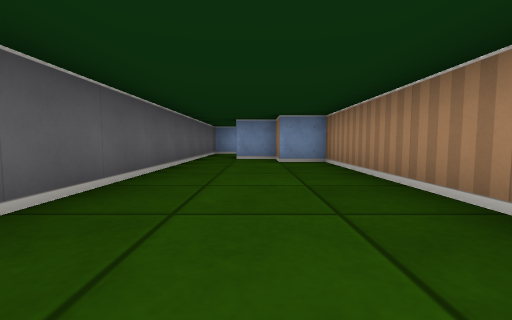
View 1 (above)

21 first-person views from a walk through a cub3D level. The camera is about half as high as the walls, tilts 4° down and sees 90° across. The floor is counted in squares. Each view is taken from the middle of a square. On the plan, view 1 faces up. The plan holds only what a view shows up to about 9 squares ahead; the rest is blank.

View 2
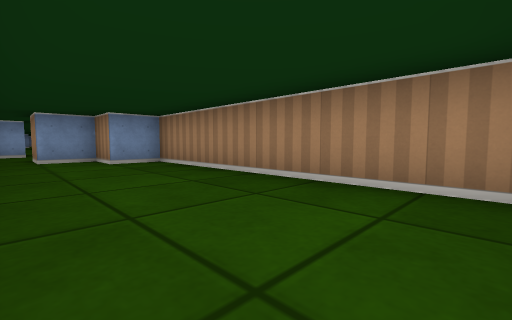

View 3
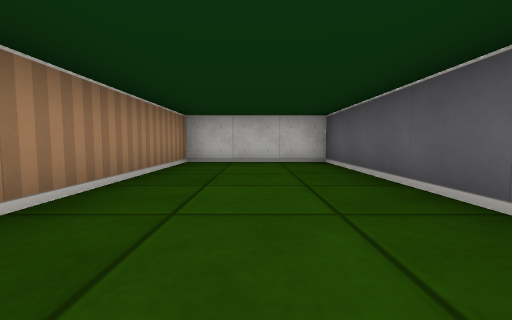

View 4
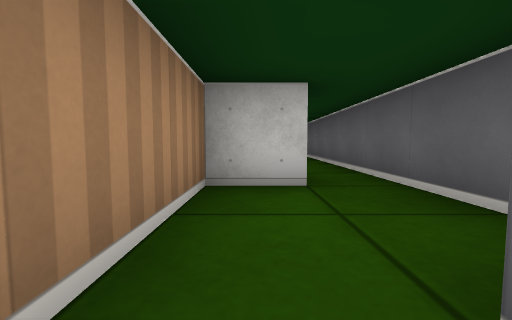

View 5
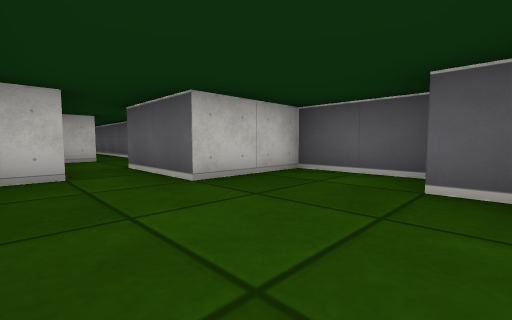

View 6
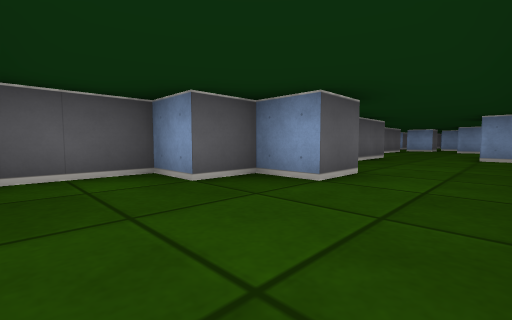

View 7
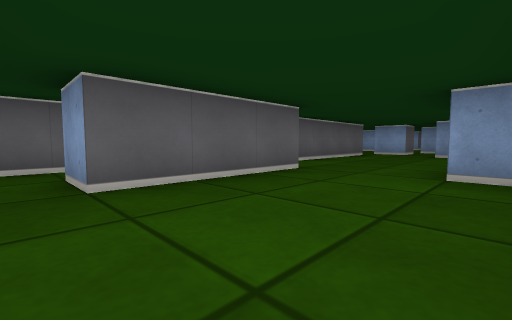

View 8
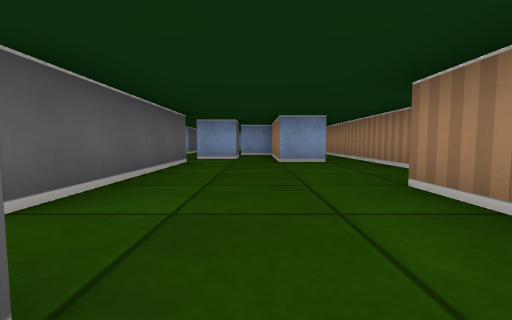

View 9
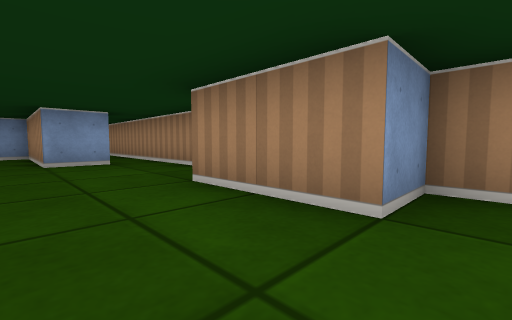

View 10
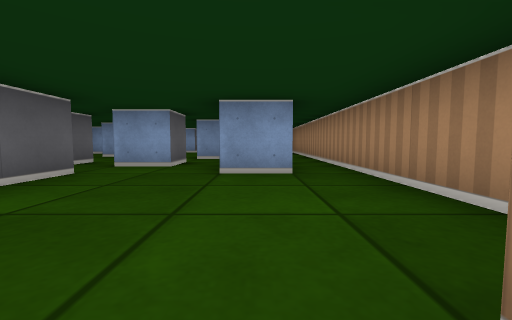

View 11
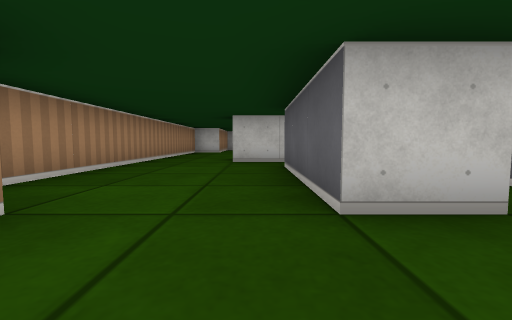

View 12
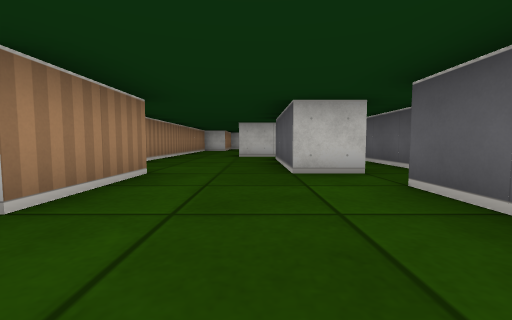

View 13
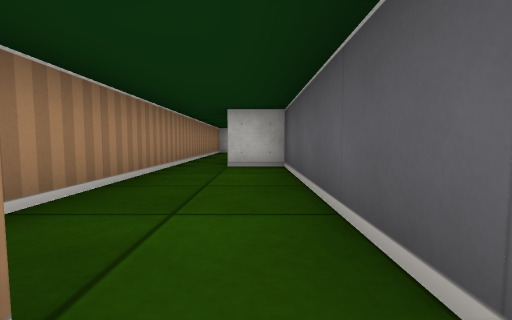

View 14
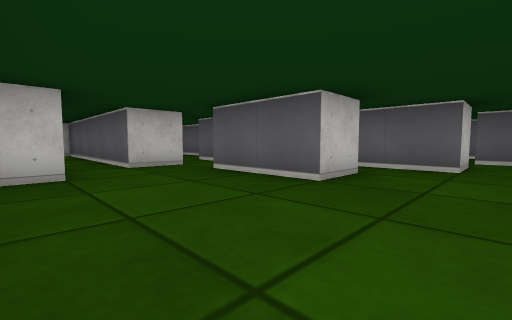

View 15
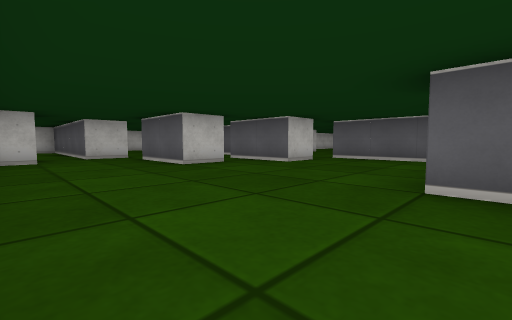

View 16
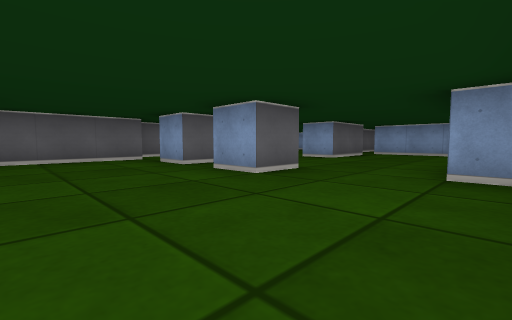

View 17
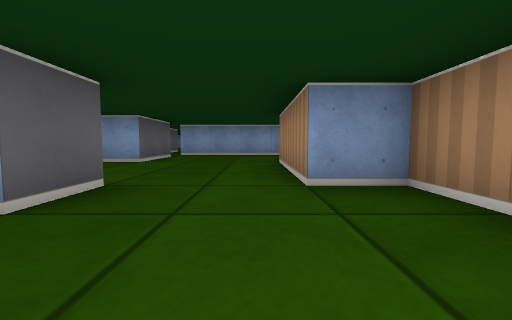

View 18
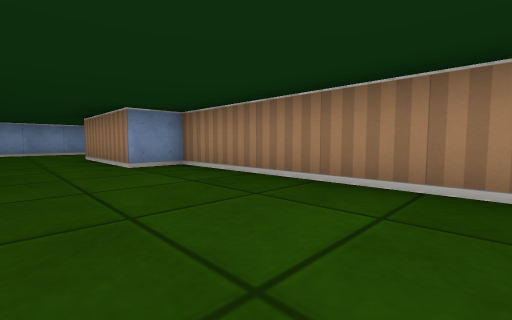

View 19
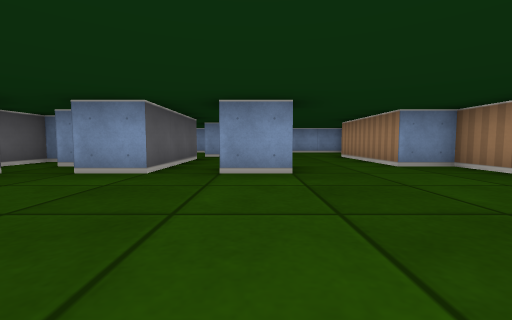

View 20
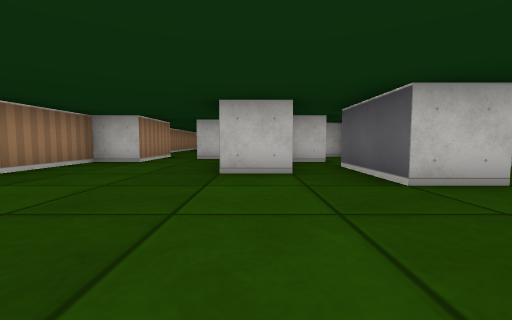

View 21
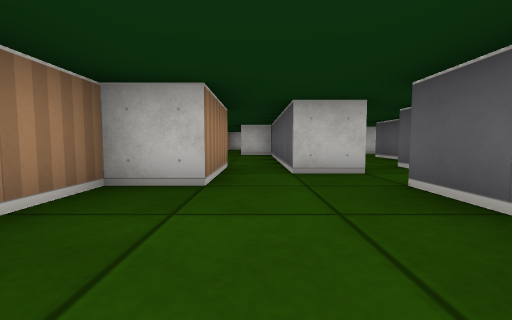

### Floor plan
Points are (right, up) in squares from view 1. A wall is a line through its corners. A room is listed if a view was taken in it or the views show most of it. See-through windows are left out.
Room 1 (views 1, 2, 3)
walls: (-1.5, 6.4) (-1.5, -0.5) (1.5, -0.5) (1.5, 5.5) (0.5, 5.5) (0.5, 6.5) (-0.5, 6.5)
ways out: opening at (-1, 6) to room 6
Room 2 (views 4, 5, 6, 7, 8, 9, 10, 11, 12)
walls: (-2.6, 19.5) (-1.5, 19.5) (-1.5, 16.5) (-2.5, 16.5); (-1.6, 15.5) (-0.5, 15.5) (-0.5, 14.5) (-1.5, 14.5) (-1.5, 13.5) (-2.5, 13.5) (-2.5, 11.5) (-0.5, 11.5) (-0.5, 9.5); (1.5, 22.5) (1.5, 24.5); (1.5, 12) (1.5, 19.5) (0.5, 19.5) (0.5, 21.5); (-2.5, 24.5) (-2.5, 20.5); (0.6, 24.5) (-0.5, 24.5) (-0.5, 26.5); (0.4, 10.5) (1.1, 10.5); (-1.5, 26.5) (-1.5, 25.5) (-2.5, 25.5); (-3.5, 26.5) (-3.5, 25.9); (-0.5, 27.5) (-1.5, 27.5)
ways out: opening at (1, 25) to room 4; opening at (-3, 26) to room 5; opening at (0, 10) to room 6; opening at (-3, 20) to room 7; opening at (-2, 16) to room 7
Room 3 (views 13, 14, 15, 16, 17, 18, 19, 20, 21)
walls: (-1.5, 40.5) (-1.5, 39.5) (-2.5, 39.5); (-2.6, 35.5) (-1.5, 35.5) (-1.5, 33.5); (-3.5, 42.5) (-3.5, 39.5) (-4.5, 39.5); (-4.6, 36.5) (-3.5, 36.5) (-3.5, 34.5); (-5.5, 39.6) (-5.5, 36.5); (-6.5, 41.5) (-6.5, 39.9); (-3.6, 33.5) (-2.8, 33.5); (-1.6, 32.5) (-0.5, 32.5) (-0.5, 31.5); (-2.5, 45.5) (-2.5, 43.5) (-3.5, 43.5); (0.5, 31.5) (0.5, 33.5) (1.5, 33.5) (1.5, 40.5) (0.5, 40.5) (0.5, 43.5); (1.1, 46.5) (-2.5, 46.5)
ways out: opening at (0, 31) to room 4; opening at (-2, 33) to room 5; opening at (-5, 37); opening at (-2.5, 44.5)
Room 4 (no view inside)
walls: (-0.5, 31.5) (-0.5, 27.5) (0.5, 27.5); (1.5, 24.5) (1.5, 30.5)
ways out: opening at (1, 25) to room 2; opening at (0, 31) to room 3
Room 5 (no view inside)
walls: (-3.5, 30) (-3.5, 28.5); (-2.5, 32.1) (-2.5, 31.5); (-0.5, 26.5) (-0.5, 27.5)
ways out: opening at (-3, 26) to room 2; opening at (-2, 33) to room 3; opening at (-4, 27.5)
Room 6 (no view inside)
walls: (-1.5, 9.1) (-1.5, 6.4); (-0.5, 6.5) (-0.5, 7.5) (0.5, 7.5) (0.5, 9.6); (-0.5, 9.5) (-1, 9.5)
ways out: opening at (-1, 6) to room 1; opening at (0, 10) to room 2
Room 7 (no view inside)
walls: (-3.5, 18.9) (-3.5, 15.9)
ways out: opening at (-3, 20) to room 2; opening at (-2, 16) to room 2; opening at (-3, 16)

Positions as (right, up) in squares from view 1, and headings:
1: (0, 0), facing up
2: (-1, 0), facing up-right
3: (0, 5), facing down
4: (0, 10), facing down
5: (1, 14), facing down-left
6: (1, 12), facing up-left
7: (1, 16), facing up-left
8: (-1, 19), facing up
9: (-1, 19), facing up-right
10: (0, 21), facing up
11: (-1, 21), facing down
12: (-1, 23), facing down
13: (0, 32), facing down
14: (1, 37), facing down-left
15: (1, 40), facing down-left
16: (1, 37), facing up-left
17: (0, 38), facing up
18: (-1, 36), facing up-right
19: (-2, 36), facing up
20: (-2, 39), facing down
21: (0, 36), facing down
